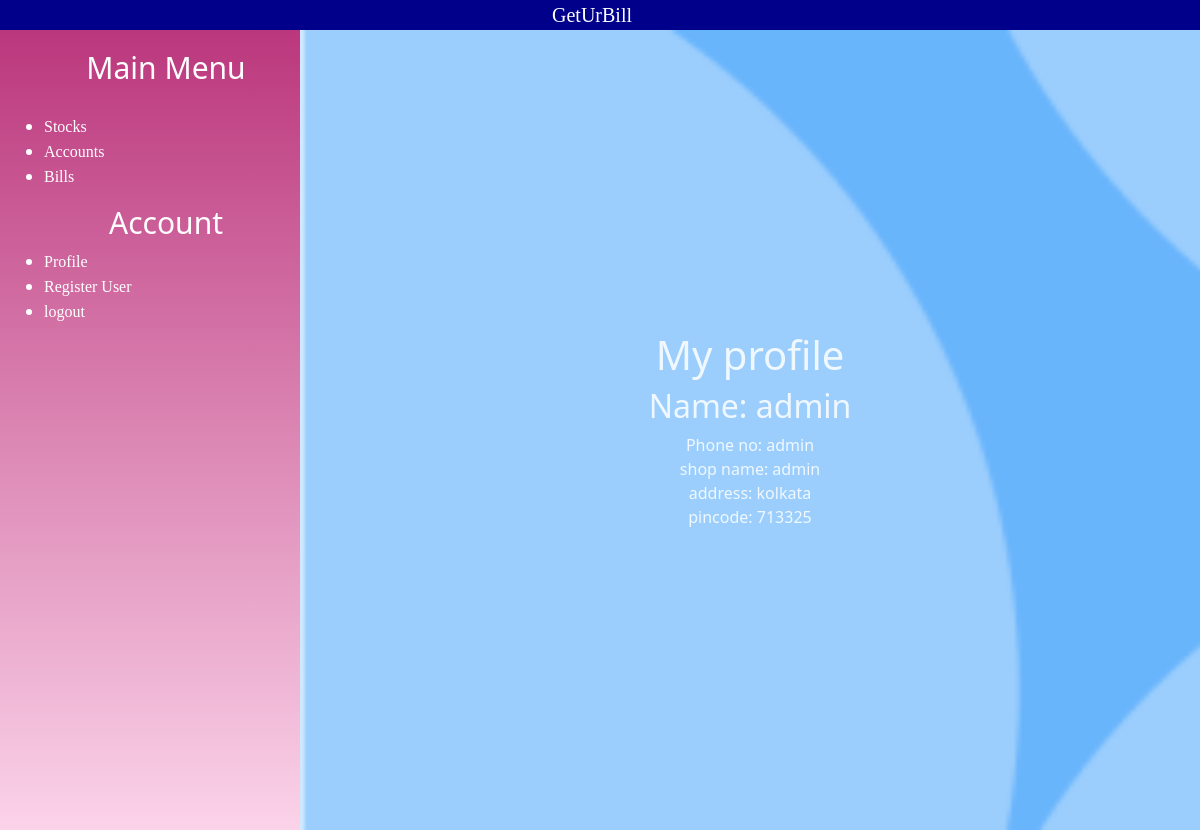
Screenshot of /account/ (signed in) with the database file from the repository.
### GetUrBill/models.py (models this page shows, shortened)
class Accounts(AbstractUser):
    username=None
    verification=models.BooleanField(default=False)
    phoneNumber=models.CharField (_('phone_number'),unique=True,max_length=10)
    shop_name=models.CharField(max_length=50)
    Address=models.TextField(default="")
    pincode=models.IntegerField(null=True)
    USERNAME_FIELD="phoneNumber"
    REQUIRED_FIELDS=["first_name","shop_name"]
    objects=CustomUserManager()

### GetUrBill/views.py (the view)
# urls.py: path('account/',views.myaccount),
def myaccount(request):
    return render (request, "myaccount.html")

### templates/myaccount.html (shortened to what this page needs)
{% extends "sidebar.html" %}
{% load static %}
{% block link %}
<link rel="stylesheet" href="{% static 'myaccount.css' %}">{% endblock link %}
        {% block body %}
       <h1 class="textt-center">My profile</h1>
        <div class="profile">
            <h2>Name: {{request.user.first_name}} {{request.user.last_name}}</h2>
            Phone no: {{request.user.phoneNumber}}<br>
            shop name: {{request.user.shop_name}}<br>
            address: {{request.user.Address}}<br>
            pincode: {{request.user.pincode}}<br>
        </div>
        {% endblock body %}

### GetUrBill/static/sidebar.css (style rules this page uses)
* { margin: 0px; padding: 0px; }
body { width: 100%; }

### rows the page displays
Accounts: user.first_name "admin", user.phoneNumber "admin", user.shop_name "admin", user.Address "kolkata", user.pincode "713325"
